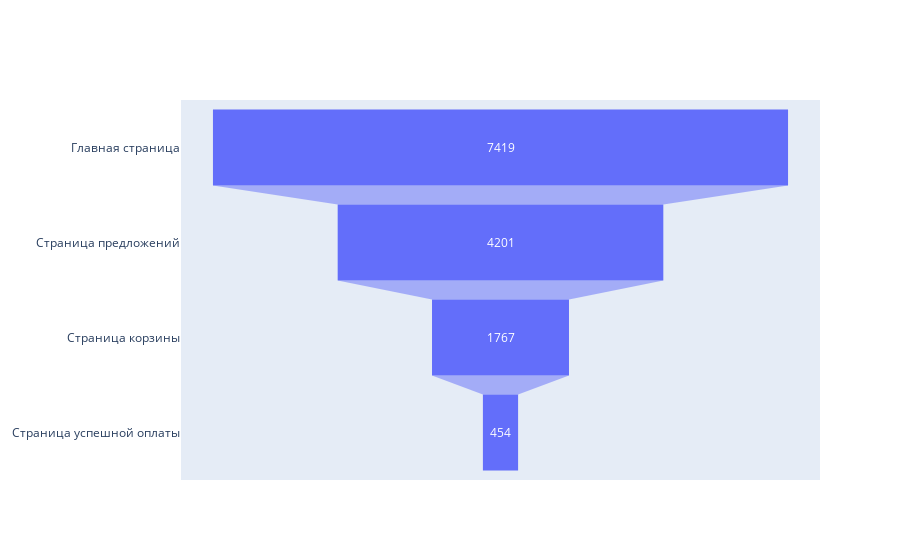

Notebook source saved alongside this figure:
### Code cell
# Аналогично построим воронку
fig = go.Figure(go.Funnel(
    y = ["Главная страница",
         "Страница предложений", 
         "Страница корзины", 
         "Страница успешной оплаты"],
    x = [n_main_screen, 
         n_offer, 
         n_cart, 
         n_payment_successful]
    ))
fig.show()

### Figure 1 — Plotly figure (JSON) as saved in the notebook; plotly's stock layout.template omitted (floating-point values rounded to 4 significant figures)
{"data": [{"type": "funnel", "x": [7419, 4201, 1767, 454], "y": ["Главная страница", "Страница предложений", "Страница корзины", "Страница успешной оплаты"]}], "layout": {}}
